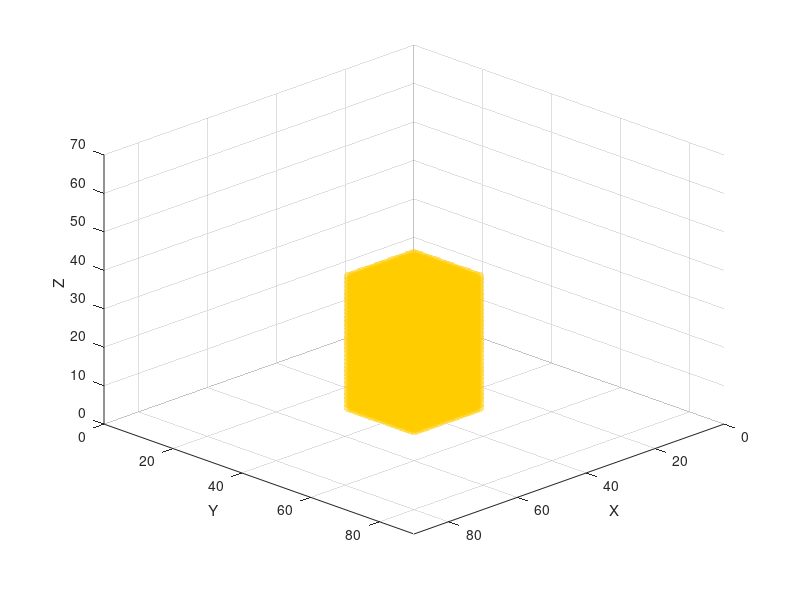

Write the MATLAB code that produced this figure. (Note: this script raises an error after producing the figure.)
%% Map dimensions (MAKE SURE THEY ARE THE SAME AS THE MAP CREATOR)
mapSizeX = 90; mapSizeY = 90; mapSizeZ = 70;
mapSize = [mapSizeX, mapSizeY, mapSizeZ];

%% Generate ROI and Object positions
% We store environment state in this matrix with this values:
% ---- 0 = free | 1= Occupied | 2 = unexplored | 3 = Frontier | 4 = ROI | 
% ---- 5 = Object
voxelStates = 2*ones(mapSize);

%% DEFINE ROI SETTINGS
voxelStates(30:49, 30:49, 1:35) = 4;

%% DEFINE OBJECTIVE LOCATION
objectX=36; objectY=44; objectZ=20;

% Define the object value
objectValue = 5;
% Compute 3x3x3 block centered on the object position
for dx = -1:1
    for dy = -1:1
        for dz = -1:1
            x = objectX + dx;
            y = objectY + dy;
            z = objectZ + dz;

            % Check bounds before assigning
            if x >= 1 && x <= size(voxelStates,1) && ...
               y >= 1 && y <= size(voxelStates,2) && ...
               z >= 1 && z <= size(voxelStates,3)
                voxelStates(x,y,z) = objectValue;
            end
        end
    end
end

figure;             
hold on; 
axis([0 mapSize(1) 0 mapSize(2) 0 mapSize(3)]);
grid on;
xlabel('X'); ylabel('Y'); zlabel('Z');


[rx, ry, rz] = ind2sub(size(voxelStates), find(voxelStates == 4));
scatter3(rx-0.5, ry-0.5, rz-0.5, 50, [1, 0.8, 0], 'filled', 'MarkerFaceAlpha', 0.5);

[gx, gy, gz] = ind2sub(size(voxelStates), find(voxelStates == 5));
scatter3(gx-0.5, gy-0.5, gz-0.5, 50, [0.6, 0.2, 0.8], 'filled', 'MarkerFaceAlpha', 1);

view(135, 30);

%% Save Voxel Initial States Matrix
save('../../Maps_ROI_Object_Situations/RandomObstacles_1_situations/RandomObstacles_1_voxelStates_1.mat','voxelStates');
disp('saved voxelStates_1.mat')
